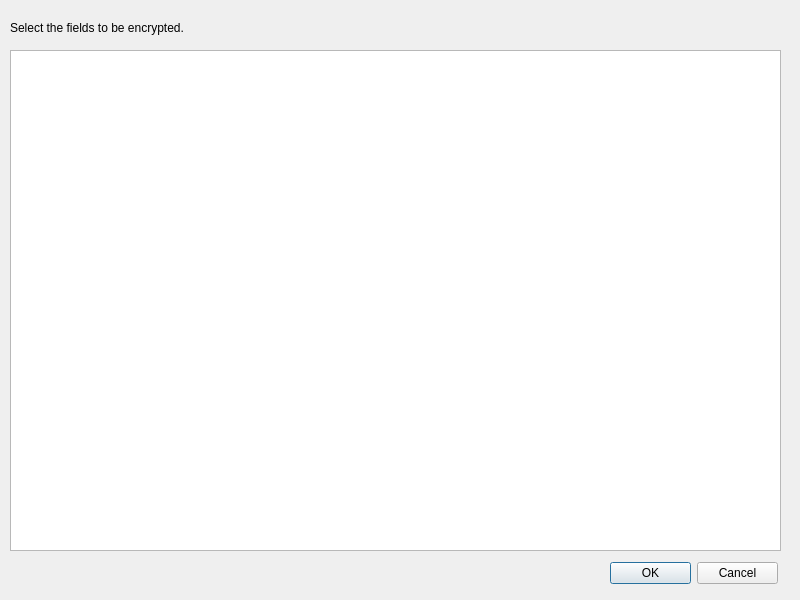
<?xml version="1.0" encoding="UTF-8"?>
<ui version="4.0">
 <class>Dialog</class>
 <widget class="QDialog" name="Dialog">
  <property name="geometry">
   <rect>
    <x>0</x>
    <y>0</y>
    <width>800</width>
    <height>600</height>
   </rect>
  </property>
  <property name="windowTitle">
   <string>Dialog</string>
  </property>
  <widget class="QTableWidget" name="encryption_table">
   <property name="geometry">
    <rect>
     <x>10</x>
     <y>50</y>
     <width>771</width>
     <height>501</height>
    </rect>
   </property>
  </widget>
  <widget class="QLabel" name="label">
   <property name="geometry">
    <rect>
     <x>10</x>
     <y>20</y>
     <width>431</width>
     <height>16</height>
    </rect>
   </property>
   <property name="text">
    <string>Select the fields to be encrypted.</string>
   </property>
  </widget>
  <widget class="QWidget" name="">
   <property name="geometry">
    <rect>
     <x>610</x>
     <y>560</y>
     <width>168</width>
     <height>26</height>
    </rect>
   </property>
   <layout class="QHBoxLayout" name="horizontalLayout">
    <item>
     <widget class="QPushButton" name="ok_button">
      <property name="text">
       <string>OK</string>
      </property>
     </widget>
    </item>
    <item>
     <widget class="QPushButton" name="cancel_button">
      <property name="text">
       <string>Cancel</string>
      </property>
     </widget>
    </item>
   </layout>
  </widget>
 </widget>
 <resources/>
 <connections/>
</ui>
